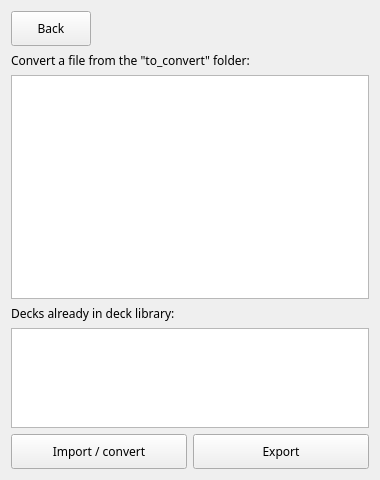
<?xml version="1.0" encoding="UTF-8"?>
<ui version="4.0">
 <class>ImportMenu</class>
 <widget class="QDialog" name="ImportMenu">
  <property name="geometry">
   <rect>
    <x>0</x>
    <y>0</y>
    <width>380</width>
    <height>480</height>
   </rect>
  </property>
  <property name="sizePolicy">
   <sizepolicy hsizetype="Fixed" vsizetype="Fixed">
    <horstretch>0</horstretch>
    <verstretch>0</verstretch>
   </sizepolicy>
  </property>
  <property name="font">
   <font>
    <family>Menlo</family>
   </font>
  </property>
  <property name="windowTitle">
   <string>Inter Planetary Flash Cards</string>
  </property>
  <property name="styleSheet">
   <string notr="true">#ImportMenu { border-image: url(split_grey_background.jpg) 0 0 0 0 stretch stretch;}</string>
  </property>
  <layout class="QVBoxLayout" name="verticalLayout">
   <item>
    <widget class="QPushButton" name="pushButtonBack">
     <property name="sizePolicy">
      <sizepolicy hsizetype="Fixed" vsizetype="Fixed">
       <horstretch>0</horstretch>
       <verstretch>0</verstretch>
      </sizepolicy>
     </property>
     <property name="minimumSize">
      <size>
       <width>0</width>
       <height>35</height>
      </size>
     </property>
     <property name="font">
      <font>
       <family>Menlo</family>
      </font>
     </property>
     <property name="text">
      <string>Back</string>
     </property>
     <property name="autoDefault">
      <bool>false</bool>
     </property>
    </widget>
   </item>
   <item>
    <widget class="QLabel" name="label">
     <property name="font">
      <font>
       <family>Menlo</family>
      </font>
     </property>
     <property name="text">
      <string>Convert a file from the &quot;to_convert&quot; folder:</string>
     </property>
     <property name="wordWrap">
      <bool>true</bool>
     </property>
    </widget>
   </item>
   <item>
    <widget class="QListWidget" name="listFiles">
     <property name="enabled">
      <bool>true</bool>
     </property>
     <property name="sizePolicy">
      <sizepolicy hsizetype="Expanding" vsizetype="Expanding">
       <horstretch>0</horstretch>
       <verstretch>0</verstretch>
      </sizepolicy>
     </property>
     <property name="minimumSize">
      <size>
       <width>0</width>
       <height>0</height>
      </size>
     </property>
     <property name="maximumSize">
      <size>
       <width>16777215</width>
       <height>12341234</height>
      </size>
     </property>
     <property name="font">
      <font>
       <family>Menlo</family>
      </font>
     </property>
     <property name="alternatingRowColors">
      <bool>true</bool>
     </property>
     <property name="isWrapping" stdset="0">
      <bool>true</bool>
     </property>
     <property name="wordWrap">
      <bool>true</bool>
     </property>
    </widget>
   </item>
   <item>
    <widget class="QLabel" name="label_2">
     <property name="font">
      <font>
       <family>Menlo</family>
      </font>
     </property>
     <property name="text">
      <string>Decks already in deck library:</string>
     </property>
    </widget>
   </item>
   <item>
    <widget class="QListWidget" name="listDeckLibrary">
     <property name="sizePolicy">
      <sizepolicy hsizetype="Expanding" vsizetype="Fixed">
       <horstretch>0</horstretch>
       <verstretch>0</verstretch>
      </sizepolicy>
     </property>
     <property name="minimumSize">
      <size>
       <width>0</width>
       <height>100</height>
      </size>
     </property>
     <property name="maximumSize">
      <size>
       <width>16777215</width>
       <height>100</height>
      </size>
     </property>
     <property name="baseSize">
      <size>
       <width>0</width>
       <height>0</height>
      </size>
     </property>
     <property name="font">
      <font>
       <family>Menlo</family>
      </font>
     </property>
     <property name="alternatingRowColors">
      <bool>true</bool>
     </property>
     <property name="isWrapping" stdset="0">
      <bool>true</bool>
     </property>
     <property name="wordWrap">
      <bool>true</bool>
     </property>
    </widget>
   </item>
   <item>
    <layout class="QHBoxLayout" name="horizontalLayout_2">
     <item>
      <widget class="QPushButton" name="pushButtonImport">
       <property name="sizePolicy">
        <sizepolicy hsizetype="Expanding" vsizetype="Fixed">
         <horstretch>0</horstretch>
         <verstretch>0</verstretch>
        </sizepolicy>
       </property>
       <property name="minimumSize">
        <size>
         <width>0</width>
         <height>35</height>
        </size>
       </property>
       <property name="font">
        <font>
         <family>Menlo</family>
        </font>
       </property>
       <property name="text">
        <string>Import / convert</string>
       </property>
       <property name="autoDefault">
        <bool>false</bool>
       </property>
      </widget>
     </item>
     <item>
      <widget class="QPushButton" name="pushButtonExport">
       <property name="sizePolicy">
        <sizepolicy hsizetype="Expanding" vsizetype="Fixed">
         <horstretch>0</horstretch>
         <verstretch>0</verstretch>
        </sizepolicy>
       </property>
       <property name="minimumSize">
        <size>
         <width>0</width>
         <height>35</height>
        </size>
       </property>
       <property name="font">
        <font>
         <family>Menlo</family>
        </font>
       </property>
       <property name="text">
        <string>Export</string>
       </property>
       <property name="autoDefault">
        <bool>false</bool>
       </property>
      </widget>
     </item>
    </layout>
   </item>
  </layout>
 </widget>
 <resources/>
 <connections/>
</ui>
